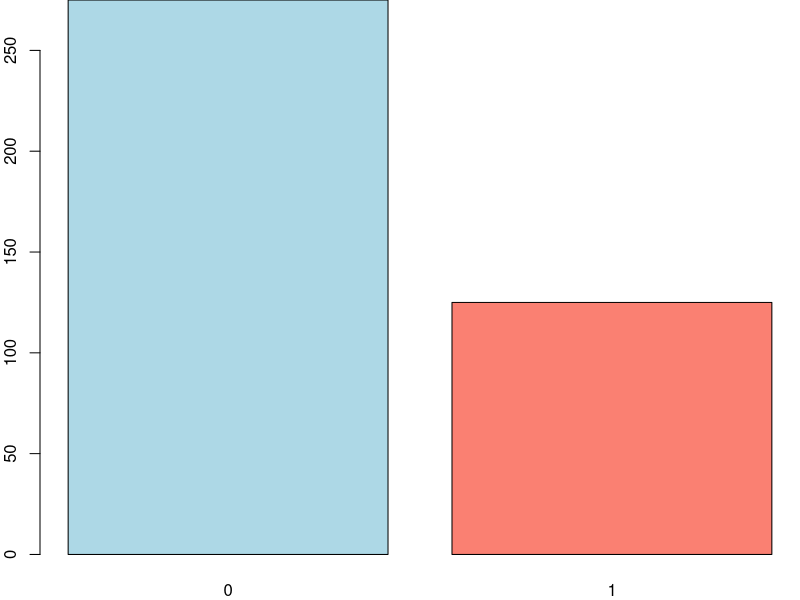
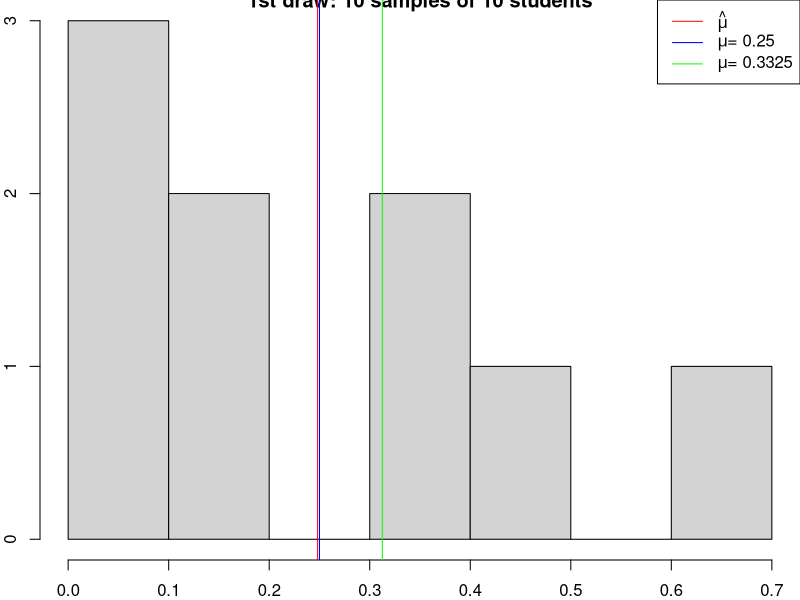
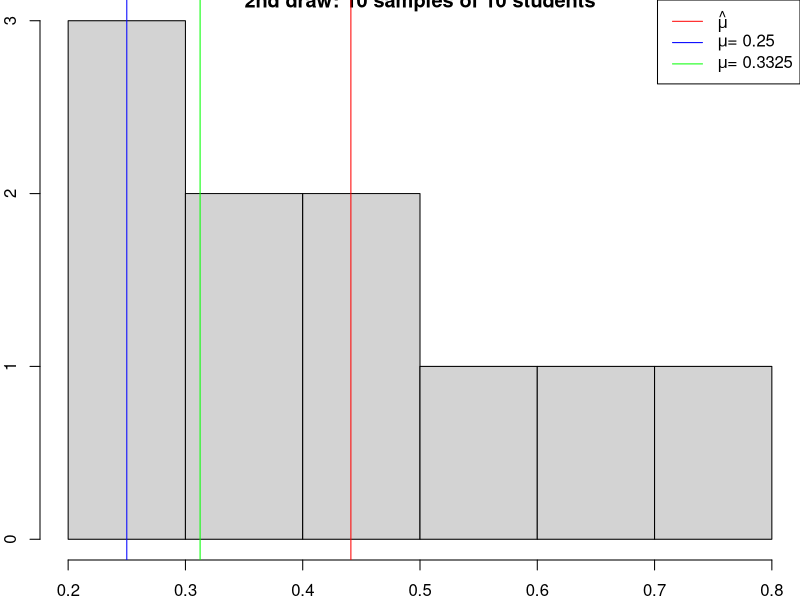
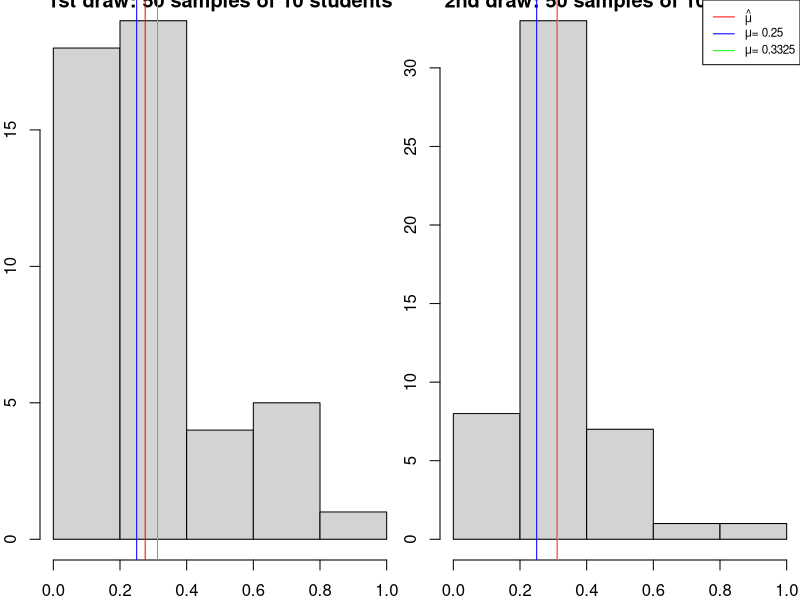
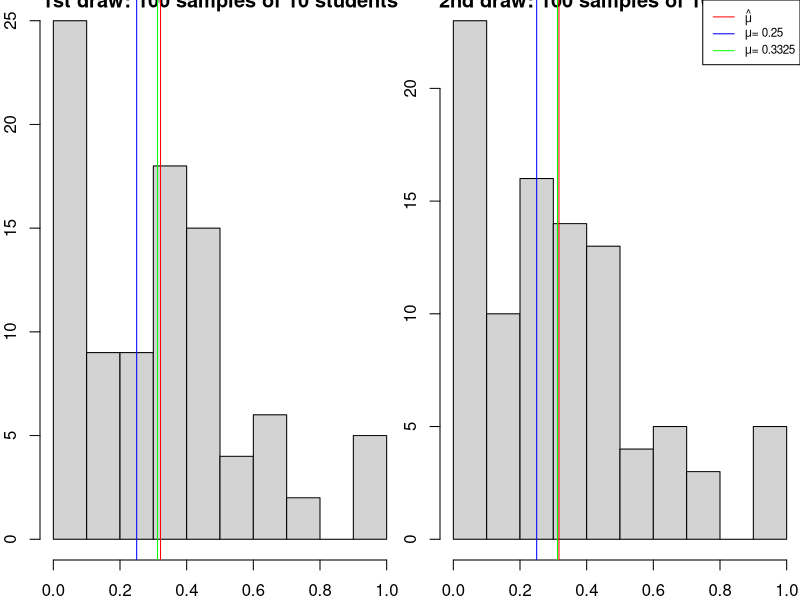

Reproduce these figures in R, in order.
## ---- chunk 1
# creating sample
data = c(rep(1, 125), rep(0, 275))

# to get the same random numbers as the example
set.seed(1)

# randomizing
data = sample(data)

# checking
data
## ---- chunk 2
# bar chart
par(mar = c(2, 2, 0, 0))
barplot(table(data), col = c("lightblue", "salmon"))
## ---- chunk 3
# ensure reproducibility
set.seed(3)

# number of samples
n = 10

# means
means = rep(NA, n)

# taking samples and calculating means
for (i in 1:n) {
  means[i] = mean(
    sample(data, size = runif(1, min = 0, max = 10), replace = TRUE))
}

# visualization
hist(means,
     main = "1st draw: 10 samples of 10 students",
     xlab = "mean",
     sub = "seed = 3")
abline(v = mean(means, na.rm = TRUE), col = "red")
abline(v = 0.25, col = "blue")
abline(v = 0.3125, col = "green")
legend("topright", legend = c(
  expression(hat(mu)),
  expression(paste(mu, "= 0.25")),
  expression(paste(mu, "= 0.3325"))),
  col = c("red", "blue", "green"),
  lty = 1)
## ---- chunk 4
# ensure reproducibility
set.seed(4)

# number of samples
n = 10

# means
means = rep(NA, n)

# taking samples and calculating means
for (i in 1:n) {
  means[i] = mean(
    sample(data, size = runif(1, min = 0, max = 10), replace = TRUE))
}

# visualization
hist(means,
     main = "2nd draw: 10 samples of 10 students",
     xlab = "mean",
     sub = "seed = 4")
abline(v = mean(means, na.rm = TRUE), col = "red")
abline(v = 0.25, col = "blue")
abline(v = 0.3125, col = "green")
legend("topright", legend = c(
  expression(hat(mu)),
  expression(paste(mu, "= 0.25")),
  expression(paste(mu, "= 0.3325"))),
  col = c("red", "blue", "green"),
  lty = 1)
## ---- chunk 5
# ensure reproducibility
set.seed(3)

# number of samples
n = 50

# means
means = rep(NA, n)

# taking samples and calculating means
for (i in 1:n) {
  means[i] = mean(
    sample(data, size = runif(1, min = 0, max = 10), replace = TRUE))
}

# separating the grid into 2 columns
par(mfrow = c(1, 2))

# visualization 1st draw
hist(means,
     main = "1st draw: 50 samples of 10 students",
     xlab = "mean",
     sub = "seed = 3")
abline(v = mean(means, na.rm = TRUE), col = "red")
abline(v = 0.25, col = "blue")
abline(v = 0.3125, col = "green")

################################################################################

# ensure reproducibility
set.seed(4)

# number of samples
n = 50

# means
means = rep(NA, n)

# taking samples and calculating means
for (i in 1:n) {
  means[i] = mean(
    sample(data, size = runif(1, min = 0, max = n), replace = TRUE))
}

# visualization 2nd draw
hist(means,
     main = "2nd draw: 50 samples of 10 students",
     xlab = "mean",
     sub = "seed = 4")
abline(v = mean(means, na.rm = TRUE), col = "red")
abline(v = 0.25, col = "blue")
abline(v = 0.3125, col = "green")
legend("topright", legend = c(
  expression(hat(mu)),
  expression(paste(mu, "= 0.25")),
  expression(paste(mu, "= 0.3325"))),
  col = c("red", "blue", "green"),
  lty = 1,
  cex = .7)
## ---- chunk 6
# ensure reproducibility
set.seed(3)

# number of samples
n = 100

# means
means = rep(NA, n)

# taking samples and calculating means
for (i in 1:n) {
  means[i] = mean(
    sample(data, size = runif(1, min = 0, max = 10), replace = TRUE))
}

# separating the grid into 2 columns
par(mfrow = c(1, 2))

# visualization 1st draw
hist(means,
     main = "1st draw: 100 samples of 10 students",
     xlab = "mean",
     sub = "seed = 3")
abline(v = mean(means, na.rm = TRUE), col = "red")
abline(v = 0.25, col = "blue")
abline(v = 0.3125, col = "green")

################################################################################

# ensure reproducibility
set.seed(4)

# means
means = rep(NA, n)

# taking samples and calculating means
for (i in 1:n) {
  means[i] = mean(
    sample(data, size = runif(1, min = 0, max = 10), replace = TRUE))
}

# visualization 2nd draw
hist(means,
     main = "2nd draw: 100 samples of 10 students",
     xlab = "mean",
     sub = "seed = 4")
abline(v = mean(means, na.rm = TRUE), col = "red")
abline(v = 0.25, col = "blue")
abline(v = 0.3125, col = "green")
legend("topright", legend = c(
  expression(hat(mu)),
  expression(paste(mu, "= 0.25")),
  expression(paste(mu, "= 0.3325"))),
  col = c("red", "blue", "green"),
  lty = 1,
  cex = .7)
## ---- chunk 7
t.test(data, mu = 0.25, conf.level = 0.98)
## ---- chunk 8
t.test(data, mu = 0.25, conf.level = 0.99263)
## ---- chunk 9
t.test(data, mu = 0.2583, conf.level = 0.98)
